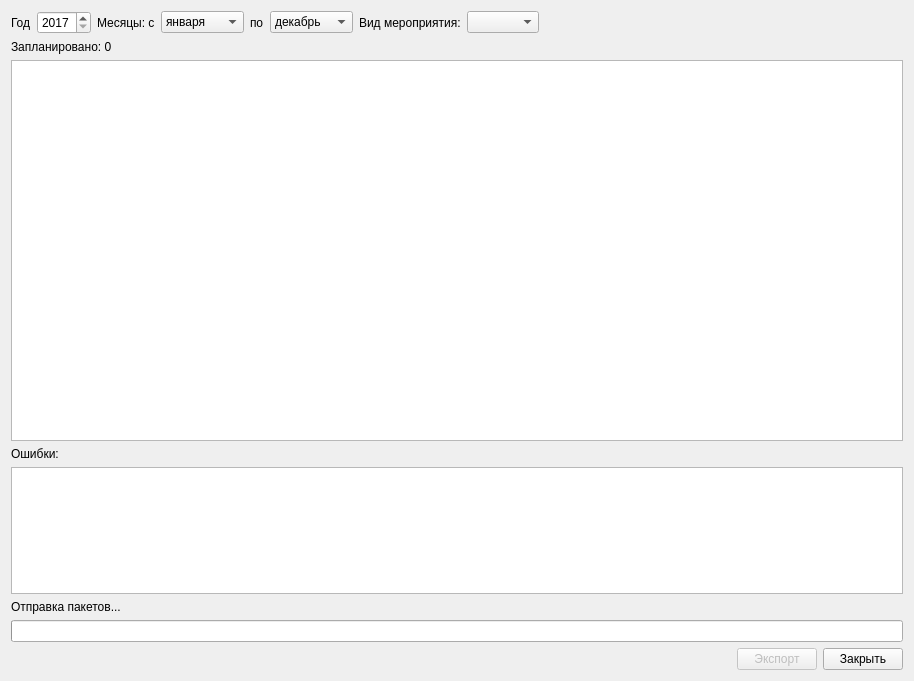
<?xml version="1.0" encoding="UTF-8"?>
<ui version="4.0">
 <class>ExportDispPlanDialog</class>
 <widget class="QDialog" name="ExportDispPlanDialog">
  <property name="geometry">
   <rect>
    <x>0</x>
    <y>0</y>
    <width>914</width>
    <height>681</height>
   </rect>
  </property>
  <property name="windowTitle">
   <string>Экспорт списка лиц, запланированных для проведения профилактических мероприятий</string>
  </property>
  <layout class="QGridLayout" name="gridLayout_2">
   <item row="7" column="0">
    <layout class="QHBoxLayout" name="horizontalLayout">
     <item>
      <spacer name="horizontalSpacer">
       <property name="orientation">
        <enum>Qt::Horizontal</enum>
       </property>
       <property name="sizeHint" stdset="0">
        <size>
         <width>40</width>
         <height>20</height>
        </size>
       </property>
      </spacer>
     </item>
     <item>
      <widget class="QPushButton" name="btnExport">
       <property name="enabled">
        <bool>false</bool>
       </property>
       <property name="text">
        <string>Экспорт</string>
       </property>
      </widget>
     </item>
     <item>
      <widget class="QPushButton" name="btnClose">
       <property name="text">
        <string>Закрыть</string>
       </property>
      </widget>
     </item>
    </layout>
   </item>
   <item row="0" column="0">
    <layout class="QHBoxLayout" name="horizontalLayout_2">
     <item>
      <widget class="QLabel" name="label">
       <property name="text">
        <string>Год</string>
       </property>
      </widget>
     </item>
     <item>
      <widget class="QSpinBox" name="sbYear">
       <property name="minimum">
        <number>2017</number>
       </property>
       <property name="maximum">
        <number>9999</number>
       </property>
      </widget>
     </item>
     <item>
      <widget class="QLabel" name="label_2">
       <property name="text">
        <string>Месяцы: с</string>
       </property>
      </widget>
     </item>
     <item>
      <widget class="QComboBox" name="cmbMonthFrom">
       <property name="currentIndex">
        <number>0</number>
       </property>
       <item>
        <property name="text">
         <string>января</string>
        </property>
       </item>
       <item>
        <property name="text">
         <string>февраля</string>
        </property>
       </item>
       <item>
        <property name="text">
         <string>марта</string>
        </property>
       </item>
       <item>
        <property name="text">
         <string>апреля</string>
        </property>
       </item>
       <item>
        <property name="text">
         <string>мая</string>
        </property>
       </item>
       <item>
        <property name="text">
         <string>июня</string>
        </property>
       </item>
       <item>
        <property name="text">
         <string>июля</string>
        </property>
       </item>
       <item>
        <property name="text">
         <string>августа</string>
        </property>
       </item>
       <item>
        <property name="text">
         <string>сентября</string>
        </property>
       </item>
       <item>
        <property name="text">
         <string>октября</string>
        </property>
       </item>
       <item>
        <property name="text">
         <string>ноября</string>
        </property>
       </item>
       <item>
        <property name="text">
         <string>декабря</string>
        </property>
       </item>
      </widget>
     </item>
     <item>
      <widget class="QLabel" name="label_3">
       <property name="text">
        <string>по</string>
       </property>
      </widget>
     </item>
     <item>
      <widget class="QComboBox" name="cmbMonthTo">
       <property name="currentIndex">
        <number>11</number>
       </property>
       <item>
        <property name="text">
         <string>январь</string>
        </property>
       </item>
       <item>
        <property name="text">
         <string>февраль</string>
        </property>
       </item>
       <item>
        <property name="text">
         <string>март</string>
        </property>
       </item>
       <item>
        <property name="text">
         <string>апрель</string>
        </property>
       </item>
       <item>
        <property name="text">
         <string>май</string>
        </property>
       </item>
       <item>
        <property name="text">
         <string>июнь</string>
        </property>
       </item>
       <item>
        <property name="text">
         <string>июль</string>
        </property>
       </item>
       <item>
        <property name="text">
         <string>август</string>
        </property>
       </item>
       <item>
        <property name="text">
         <string>сентябрь</string>
        </property>
       </item>
       <item>
        <property name="text">
         <string>октябрь</string>
        </property>
       </item>
       <item>
        <property name="text">
         <string>ноябрь</string>
        </property>
       </item>
       <item>
        <property name="text">
         <string>декабрь</string>
        </property>
       </item>
      </widget>
     </item>
     <item>
      <widget class="QLabel" name="label_5">
       <property name="text">
        <string>Вид мероприятия:</string>
       </property>
      </widget>
     </item>
     <item>
      <widget class="QComboBox" name="cmbKind">
      </widget>
     </item>
     <item>
      <spacer name="horizontalSpacer_2">
       <property name="orientation">
        <enum>Qt::Horizontal</enum>
       </property>
       <property name="sizeHint" stdset="0">
        <size>
         <width>40</width>
         <height>20</height>
        </size>
       </property>
      </spacer>
     </item>
    </layout>
   </item>
   <item row="6" column="0">
    <widget class="QProgressBar" name="pbExportProgress">
     <property name="format">
      <string>%v из %m</string>
     </property>
    </widget>
   </item>
   <item row="1" column="0">
    <widget class="QLabel" name="lblPlanCount">
     <property name="text">
      <string>Запланировано: 0</string>
     </property>
    </widget>
   </item>
   <item row="2" column="0">
    <widget class="CTableView" name="tblDispPlan">
     <property name="sizePolicy">
      <sizepolicy hsizetype="Expanding" vsizetype="Expanding">
       <horstretch>0</horstretch>
       <verstretch>3</verstretch>
      </sizepolicy>
     </property>
    </widget>
   </item>
   <item row="5" column="0">
    <widget class="QLabel" name="lblExportStatus">
     <property name="text">
      <string>Отправка пакетов...</string>
     </property>
    </widget>
   </item>
   <item row="4" column="0">
    <widget class="CTableView" name="tblDispPlanErrors">
     <property name="sizePolicy">
      <sizepolicy hsizetype="Expanding" vsizetype="Expanding">
       <horstretch>0</horstretch>
       <verstretch>1</verstretch>
      </sizepolicy>
     </property>
    </widget>
   </item>
   <item row="3" column="0">
    <widget class="QLabel" name="label_4">
     <property name="text">
      <string>Ошибки:</string>
     </property>
    </widget>
   </item>
  </layout>
 </widget>
 <customwidgets>
  <customwidget>
   <class>CTableView</class>
   <extends>QTableView</extends>
   <header>library/TableView.h</header>
  </customwidget>
 </customwidgets>
 <resources/>
 <connections/>
</ui>
